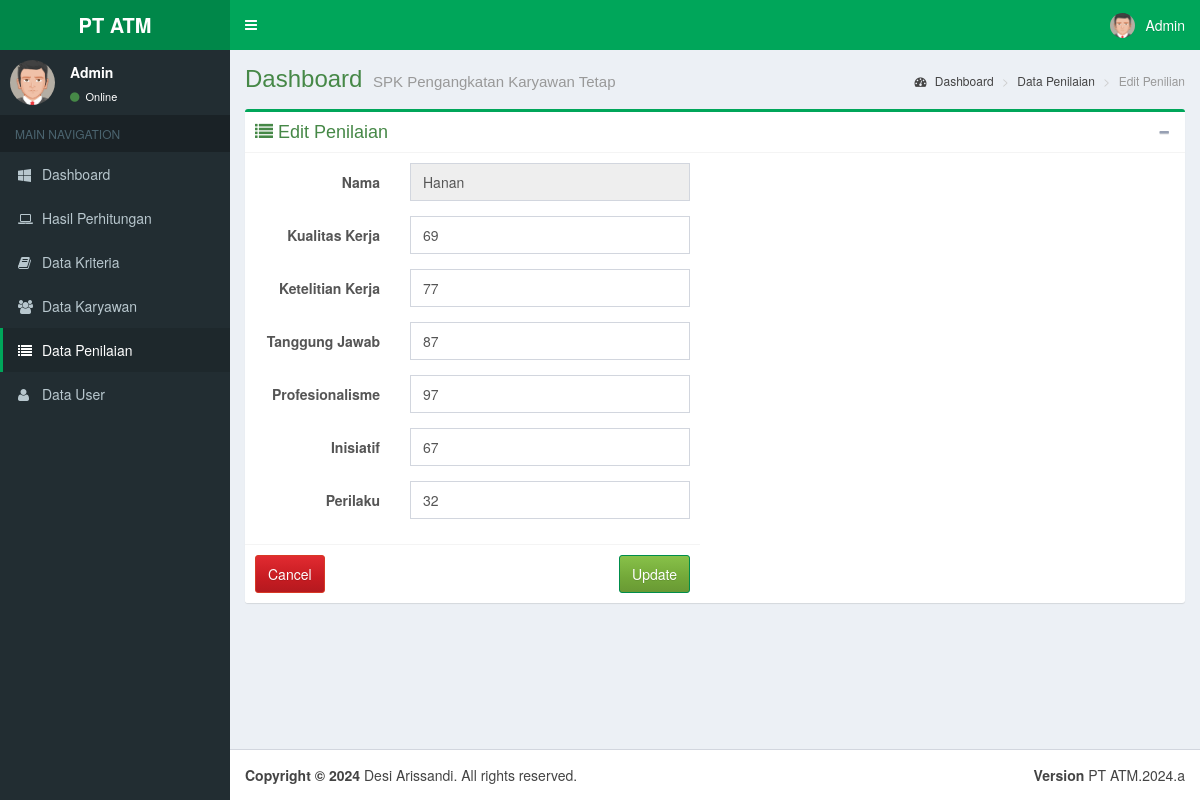
Page /edit-penilaian.php?id=1 (signed in) on the committed database.
### tables this page shows
CREATE TABLE IF NOT EXISTS `nilai` (
  `id_nilai` int(11) NOT NULL AUTO_INCREMENT,
  `id_karyawan` int(11) NOT NULL,
  `k1` int(11) NOT NULL,
  `k2` int(11) NOT NULL,
  `k3` int(11) NOT NULL,
  `k4` int(11) NOT NULL,
  `k5` int(11) NOT NULL,
  `k6` int(11) NOT NULL,
  PRIMARY KEY (`id_nilai`),
  UNIQUE KEY `id_karyawan` (`id_karyawan`)
);

CREATE TABLE IF NOT EXISTS `karyawan` (
  `id_karyawan` int(11) NOT NULL AUTO_INCREMENT,
  `nama` varchar(100) NOT NULL,
  `alamat` varchar(255) NOT NULL,
  `jenis_kelamin` varchar(10) NOT NULL,
  `jabatan` varchar(50) NOT NULL,
  PRIMARY KEY (`id_karyawan`)
);

### edit-penilaian.php (the view, shortened to what this page needs)
<?php
	include 'dbconf.php';
?>
<!DOCTYPE html>
<html>
<head>
  <link rel="stylesheet" href="lte/bootstrap/css/bootstrap.min.css">
  <link rel="stylesheet" href="lte/plugins/datepicker/datepicker3.css">
  <link rel="stylesheet" href="lte/dist/css/font-awesome.min.css">
  <link rel="stylesheet" href="lte/dist/css/ionicons.min.css">
  <link rel="stylesheet" href="lte/dist/css/AdminLTE.min.css">
  <link rel="stylesheet" href="lte/dist/css/skins/_all-skins.min.css">
	<link rel="stylesheet" type="text/css" href="assets/jquery.fancybox.css?v=2.1.5" media="screen" />
	<link rel="stylesheet" type="text/css" href="assets/helpers/jquery.fancybox-buttons.css?v=1.0.5" />
	<link rel="stylesheet" type="text/css" href="assets/helpers/jquery.fancybox-thumbs.css?v=1.0.7" />
</head>
<body class="hold-transition fixed skin-green sidebar-mini">
<div class="wrapper">
  <header class="main-header">
    <a href="#" class="logo">
      <span class="logo-lg"><b><?php echo $_SESSION['judul'];?></b></span>
    </a>
    <nav class="navbar navbar-static-top">
      <a href="#" class="sidebar-toggle" data-toggle="offcanvas" role="button">
      </a>
      <div class="navbar-custom-menu">
        <ul class="nav navbar-nav">
          <li class="dropdown user user-menu">
            <a href="#" class="dropdown-toggle" data-toggle="dropdown">
              <img src="<?php echo $_SESSION['foto'];?>" class="user-image" alt="User Image">
              <span class="hidden-xs"><?php echo ucwords($_SESSION['user']);?></span>
            </a>
          </li>
        </ul>
      </div>
    </nav>
  </header>
  <aside class="main-sidebar">
    <section class="sidebar">
      <div class="user-panel">
        <div class="pull-left image">
          <img src="<?php echo $_SESSION['foto'];?>" class="img-circle" alt="User Image">
        </div>
        <div class="pull-left info">
          <p><?php echo ucwords($_SESSION['user']);?></p>
          <a href="#"><i class="fa fa-circle text-success"></i> Online</a>
        </div>
      </div>
      <ul class="sidebar-menu">
        <li class="header">MAIN NAVIGATION</li>
        <li>
          <a href="dashboard-ui.php">
            <i class="fa fa-windows"></i> <span>Dashboard</span>
          </a>
        </li>
		<li>
          <a href="hasil.php">
            <i class="fa fa-laptop"></i> <span>Hasil Perhitungan</span>
          </a>
        </li>
		<?php if($_SESSION['level']=='admin'){?>
		<li>
          <a href="kriteria.php">
            <i class="fa fa-book"></i> <span>Data Kriteria</span>
          </a>
        </li>
		<li>
          <a href="karyawan.php">
            <i class="fa fa-users"></i> <span>Data Karyawan</span>
          </a>
        </li>
		<li class="active">
          <a href="penilaian.php">
            <i class="fa fa-list"></i> <span>Data Penilaian</span>
          </a>
        </li>
		<li>
          <a href="user.php">
            <i class="fa fa-user"></i> <span>Data User</span>
          </a>
        </li>
		<?php } ?>
      </ul>
    </section>
  </aside>
  <div class="content-wrapper">
    <section class="content-header">
      <h1 class="text-success">
        Dashboard
        <small><?php echo $_SESSION['desc'];?></small>
      </h1>
      <ol class="breadcrumb">
        <li><a href="dashboard-ui.php"><i class="fa fa-dashboard"></i> Dashboard</a></li>
        <li><a href="penilaian.php">Data Penilaian</a></li>
        <li class="active">Edit Penilian</li>
      </ol>
    </section>
    <section class="content">
      <div class="box box-success">
        <div class="box-header with-border">
          <h3 class="box-title text-success"><i class="fa fa-list"> </i> Edit Penilaian</h3>
          <div class="box-tools pull-right">
            <button type="button" class="btn btn-box-tool" data-widget="collapse" data-toggle="tooltip" title="Collapse">
              <i class="fa fa-minus"></i></button>
          </div>
        </div>
            <form class="form-horizontal" enctype="multipart/form-data" method="post" action="proses-edit-penilaian.php?id=<?php echo $_GET['id'];?>">
              <div class="row">
			   <div class="col-lg-6 col-xs-12">
										<?php
														$kriteria = $mysqli->query("select * from kriteria");
														$i=0;
														while ($row = $kriteria->fetch_assoc()) {
															$k[$i] = $row['kriteria'];
															$i++;
														}
										?>
			  <div class="box-body">
					<?php
						$result = $mysqli->query("select n.id_nilai, k.nama, n.k1, n.k2, n.k3, n.k4, n.k5, n.k6
												from nilai n, karyawan k
												where k.id_karyawan = n.id_karyawan
												&& n.id_nilai = ".$_GET['id']."");
							while ($row = $result->fetch_assoc()) {
					?>
                <div class="form-group">
                  <label for="nama" class="col-sm-4 control-label">Nama</label>
                  <div class="col-sm-8">
                    <input type="text" class="form-control" name="nama" id="nama" value="<?php echo $row['nama'];?>" placeholder="Nama" required readonly="" />
                  </div>
                </div>
				 <div class="form-group">
                  <label for="k1" class="col-sm-4 control-label"><?php echo $k[0];?></label>
                  <div class="col-sm-8">
					<input type="number" min="1" max="100" step="1" class="form-control" name="k1" id="k1" value="<?php echo $row["k1"];?>" placeholder="Bobot <?php echo $k[0];?>" required >
                  </div>
                </div>
				<div class="form-group">
                  <label for="k2" class="col-sm-4 control-label"><?php echo $k[1];?></label>
                  <div class="col-sm-8">
					<input type="number" min="1" max="100" step="1" class="form-control" name="k2" id="k2" value="<?php echo $row["k2"];?>" placeholder="Bobot <?php echo $k[1];?>" required >
                  </div>
                </div>
				<div class="form-group">
                  <label for="k3" class="col-sm-4 control-label"><?php echo $k[2];?></label>
                  <div class="col-sm-8">
					<input type="number" min="1" max="100" step="1" class="form-control" name="k3" id="k3" value="<?php echo $row["k3"];?>" placeholder="Bobot <?php echo $k[2];?>" required >
                  </div>
                </div>
				<div class="form-group">
                  <label for="k4" class="col-sm-4 control-label"><?php echo $k[3];?></label>
                  <div class="col-sm-8">
					<input type="number" min="1" max="100" step="1" class="form-control" name="k4" id="k4" value="<?php echo $row["k4"];?>" placeholder="Bobot <?php echo $k[3];?>" required >
                  </div>
                </div>
				<div class="form-group">
                  <label for="k5" class="col-sm-4 control-label"><?php echo $k[4];?></label>
                  <div class="col-sm-8">
					<input type="number" min="1" max="100" step="1" class="form-control" name="k5" id="k5" value="<?php echo $row["k5"];?>" placeholder="Bobot <?php echo $k[4];?>" required >
                  </div>
                </div>
				<div class="form-group">
                  <label for="k6" class="col-sm-4 control-label"><?php echo $k[5];?></label>
                  <div class="col-sm-8">
					<input type="number" min="1" max="100" step="1" class="form-control" name="k6" id="k6" value="<?php echo $row["k6"];?>" placeholder="Bobot <?php echo $k[5];?>" required >
                  </div>
                </div>
              </div>
              <div class="box-footer">
				<a type="button" class="btn btn-danger" href="penilaian.php">Cancel</a>
                <button type="submit" class="btn btn-success pull-right">Update</button>
              </div>
							<?php } ?>
			  </div>
		  </div>
            </form>
      </div>
    </section>
  </div>
  <footer class="main-footer">
    <div class="pull-right hidden-xs">
      <b>Version</b> <?php echo $_SESSION['judul'].".".date('Y').".a"?>
    </div>
    <strong>Copyright &copy; <?php echo date('Y');?></strong> <?php echo $_SESSION['creator']?>. All rights
    reserved.
  </footer>
</div>
</body>
</html>

### rows in the picture
nilai: nama "Hanan", k1 "69", k2 "77", k3 "87", k4 "97", k5 "67", k6 "32"

### other values in the picture
$_SESSION['judul'] "PT ATM"
$_SESSION['user'] "Admin"
$_SESSION['desc'] "SPK Pengangkatan Karyawan Tetap"
$_SESSION['creator'] "Desi Arissandi"
